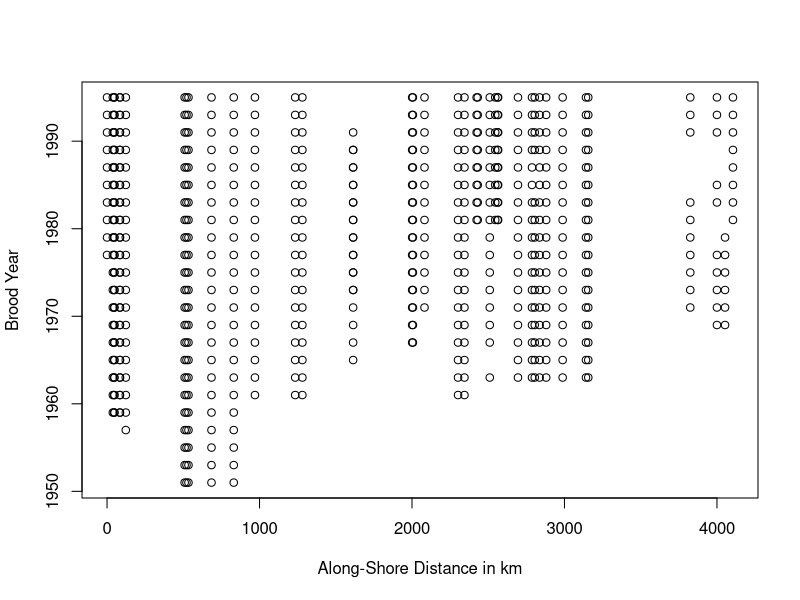
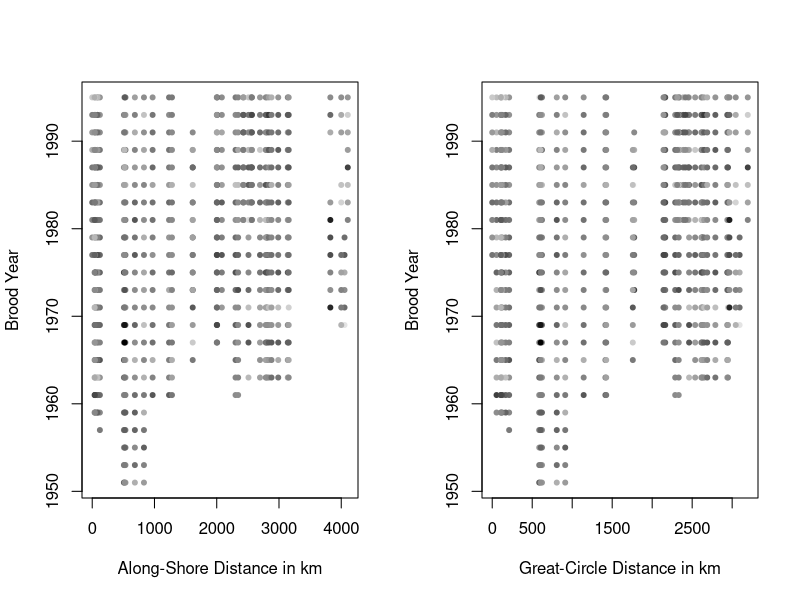
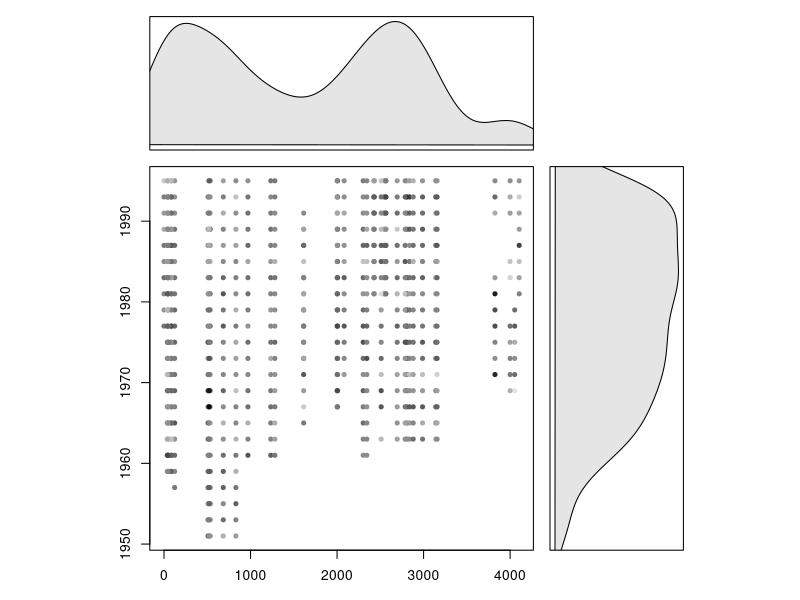

Reproduce these figures in R, in order.
# SALMON DATA - PINK
#
# **********************************************************************************
# Date:  March 12, 2011
# Author: Oksana Chkrebtii
# References: Salmon Spawning data by Dr. Peterman
#
# **********************************************************************************

# READING IN DATA

# read in .csv data
data<-read.csv('pinkdata.csv')
# add vector of observation numbers
data[['obs']]<-seq(1,dim(data)[1])
# calculate log recruits to spawners variable and add to list
data[['Y']]<-log(data$R/data$S)
# create a new variable X and give it the values in S
data[['X']]<-data$S
# create a new variable yr and give it the values in BY
data[['yr']]<-data$BY
# create a new variable asd and give it the values in AlongShore_Distance
data[['asd']]<-data$AlongShore_Distance
# convert list to data frame
df.pink<-data.frame(data)
# remove missing observations
missing<-which(is.nan(df.pink[,'Y']))
if (length(missing)>0) {df.pink<-df.pink[-missing,]}


## to consider odd year observations do this:
df.pink<-df.pink[which(df.pink[,'yr'] %% 2 != 0),]
### to consider even year observations do this:
# df.pink<-df.pink[which(df.pink[,'yr'] %% 2 == 0),]

# function to calculate Great-Circle distance between two stocks
gcdcalc<-function(lon1,lat1,lon2,lat2)
{
  r<-6378
  gcd<-r*acos(sin(lat1*pi/180)*sin(lat2*pi/180)+cos(lat1*pi/180)*cos(lat2*pi/180)*cos((lon1-lon2)*pi/180))
  gcd
}


# find southernmost stock location
zerogcd<-min(df.pink[,'Latitude'], na.rm=TRUE)
smost.ind<-which(df.pink[,'Latitude']==zerogcd)[1]
# measure Great Circle Distance to all other stock locations from Southernmost stock
df.pink[,'gcd']<-gcdcalc(df.pink[smost.ind,'Longitude'],df.pink[smost.ind,'Latitude'],df.pink[,'Longitude'],df.pink[,'Latitude'])

# get column names
attributes(df.pink)$names

# plot available data
par(mfrow=c(1,1))
plot(df.pink[,'asd'],df.pink[,'yr'],type='p',pch=1,xlab='Along-Shore Distance in km',ylab='Brood Year')
# pch=20 gives filled dots

# transform Y values to the interval [0,1]
ygray<-abs(df.pink[,'Y']-rep(1,length(df.pink[,'Y']))*min(df.pink[,'Y']))/abs(max(df.pink[,'Y'])-min(df.pink[,'Y']))
# plot design points in grayscale value proportional to Y value
par(mfrow=c(1,2))
plot(df.pink[,'asd'],df.pink[,'yr'],type='p',pch=20, col=gray(rep(1,length(ygray))-ygray), xlab='Along-Shore Distance in km',ylab='Brood Year')
plot(df.pink[,'gcd'],df.pink[,'yr'],type='p',pch=20, col=gray(rep(1,length(ygray))-ygray), xlab='Great-Circle Distance in km',ylab='Brood Year')
# check to make sure that none of the dots came out white
# lines(df.pink[,'asd'],df.pink[,'BY'],type='p',pch=1)

# plot design points with  marginal densities on the sides

par(mfrow=c(1,1))
def.par <- par(no.readonly = TRUE) # save default, for resetting...

d.x <- density(df.pink[,'asd'], na.rm=TRUE)
d.y <- density(df.pink[,'yr'], na.rm=TRUE)

sort(unique(df.pink[,'asd']))
line1 <- 970 + (1234-970)/2
line2 <- 2082 +(2302-2082)/2
line3 <- 3156 + (3364-3156)/2

nf <- layout(matrix(c(2,0,1,3),2,2,byrow=TRUE), c(3,1), c(1,3), TRUE)
par(mar=c(3,3,1,1))
plot(df.pink[,'asd'],df.pink[,'yr'],type='p',pch=20, col=gray(rep(1,length(ygray))-ygray), xlab='Along-Shore Distance in km',ylab='Brood Year')
par(mar=c(0,3,1,1))
plot(d.x$x, d.x$y, xlim=range(df.pink[,'asd'], na.rm=TRUE), type='l', col='gray90',axes=FALSE, ann=FALSE)
polygon(d.x$x,d.x$y,col='gray90')
box()
par(mar=c(3,0,1,1))
plot(d.y$y, d.y$x, ylim=range(df.pink[,'yr'], na.rm=TRUE), xlim=range(d.y$y, na.rm=TRUE), type='l',col='gray90',axes=FALSE, ann=FALSE) 
polygon(d.y$y,d.y$x,col='gray90')
box()

par(def.par)

